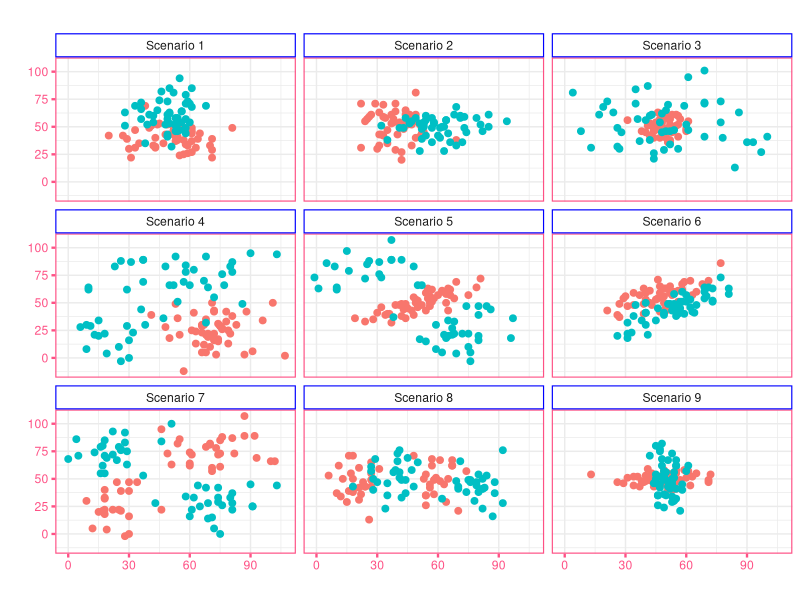
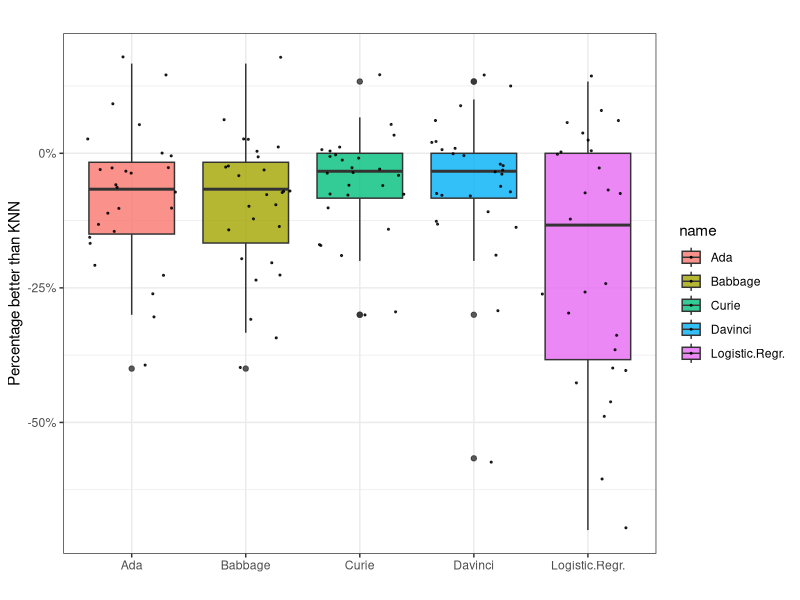
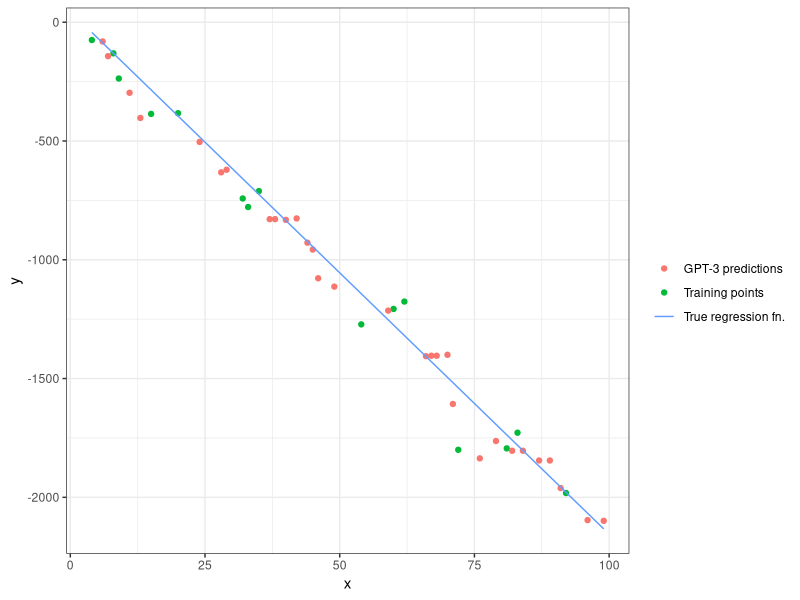
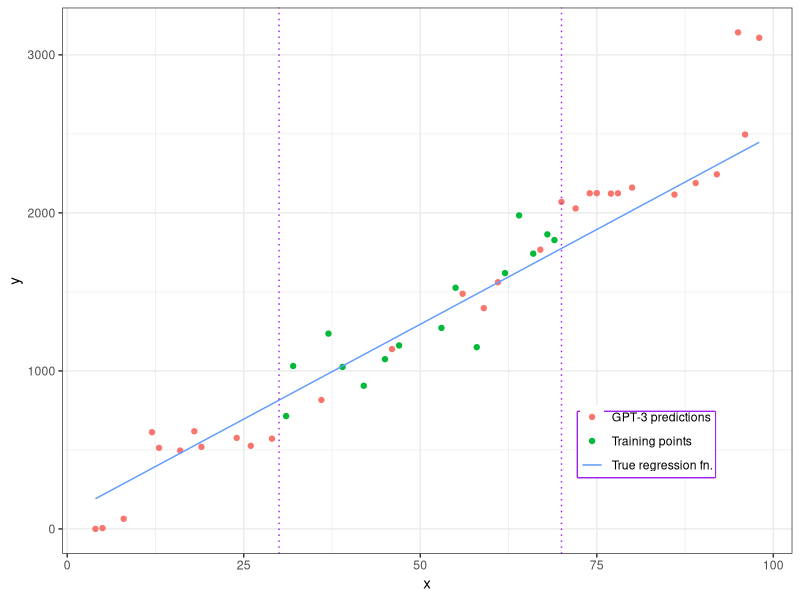
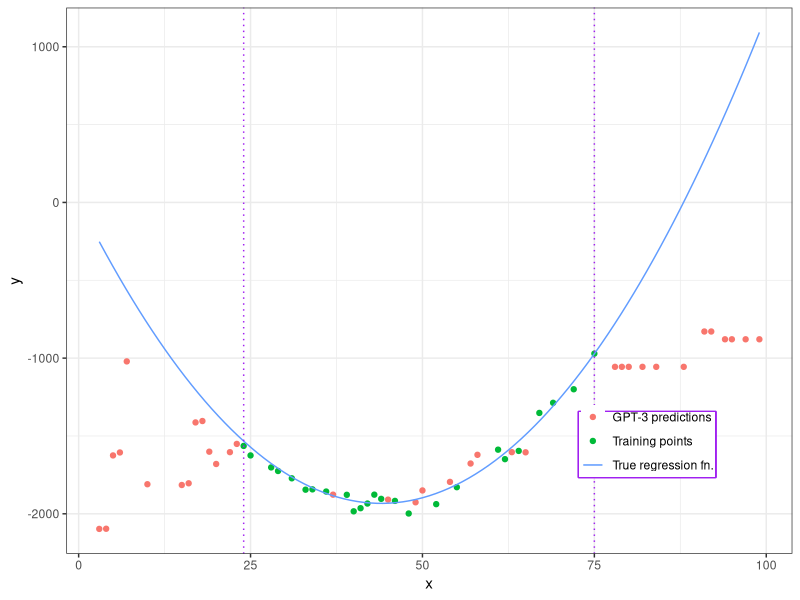
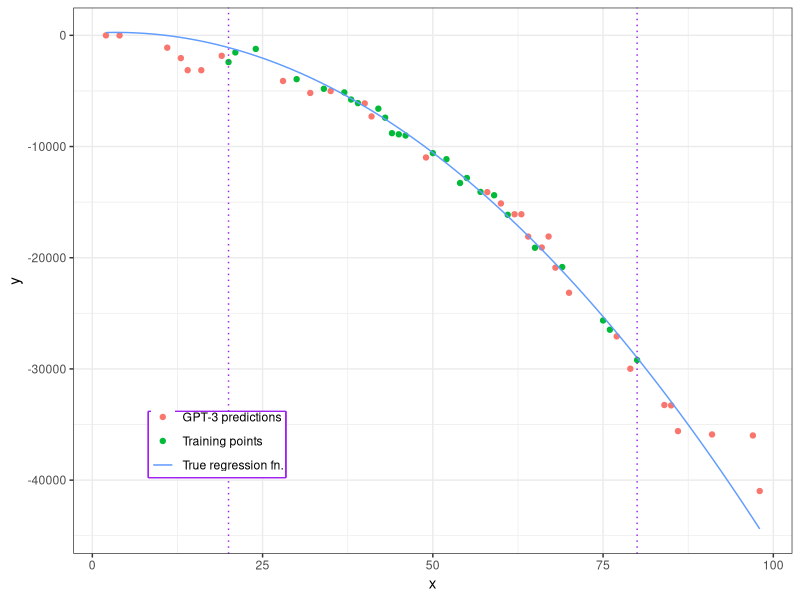

These figures' R source, in order:
library("tidyverse")
library("lubridate")
library("tidytext")
library("scales")
library("ggridges")
library("ggrepel")
library("ggthemes")
theme_set(theme_bw())

dat <- read.csv("distribution_samples.csv",
                header= TRUE,
                stringsAsFactors = FALSE,
                sep = ",")

dat$clas <- as.character(dat$clas)
ggplot(dat, aes(x=x, y=y, color=clas)) +
  geom_point(size=2) +
  facet_wrap(~ type, ncol=3) +
  scale_color_discrete(name="Class") +
  labs(title="", x="", y="") +
  theme(legend.position = "none",
        panel.border = element_rect(colour="#fe5185", size=0.8),
          strip.background = element_rect(colour="blue",
                                          fill="white", size=0.8),
        axis.text.x=element_text(colour="#fe5185"),
        axis.text.y=element_text(colour="#fe5185"),
        axis.ticks = element_line(colour = '#fe5185', size = 0.8, linetype = 'dashed')
        )

dat2 <- read.csv('differences.csv',
                 header=TRUE,
                 sep=",")
dat2 %>% pivot_longer(-X) %>%
  ggplot(aes(x=name,y=value,fill=name))+
  labs(title="", x="", y="Percentage better than KNN") +
  geom_boxplot(alpha=0.8)+ 
  geom_jitter(color="black", size=0.4, alpha=0.8)+
scale_y_continuous(labels = scales::percent)

reg1 <- read.csv('linear_model_1_input_15.csv',
                 header=TRUE,
                 sep=",")

ggplot(reg1, aes(x=x, y=y, color=from)) +
  geom_point(size=1.5) +
  geom_function(aes(colour="True regression fn."),
                fun = ~ -22*.x + 45) +
  scale_color_hue(name = "",
                  labels = c("GPT-3 predictions",
                             "Training points",
                             "True regression fn."))

reg2 <- read.csv('linear_model_2_input_15.csv',
                 header=TRUE,
                 sep=",")

ggplot(reg2, aes(x=x, y=y, color=from)) +
  geom_point(size=1.5) +
  geom_function(aes(colour="True regression fn."),
                fun = ~ 24*.x + 95) +
  scale_color_hue(labels = c("GPT-3 predictions",
                             "Training points",
                             "True regression fn.")) +
  geom_vline(xintercept=30, linetype='dotted', col = 'purple', label="Training bound") +
  geom_vline(xintercept=70, linetype='dotted', col = 'purple') +
  theme(legend.position=c(0.8, 0.2),
        legend.title=element_blank(),
        legend.box.background = element_rect(colour = "purple", size=1),
        legend.margin=margin(t=-0.18,l=0.05,b=0.0,r=0.05, unit='cm'))


reg3 <- read.csv('quadratic_model_2_input_25_smaller_variance.csv',
                 header=TRUE,
                 sep=",")

ggplot(reg3, aes(x=x, y=y, color=from)) +
  geom_point(size=1.5) +
  geom_function(aes(colour="True regression fn."),
                fun = ~ (.x**2) - 88*.x + 3) +
  scale_color_hue(labels = c("GPT-3 predictions",
                             "Training points",
                             "True regression fn.")) +
  geom_vline(xintercept=24, linetype='dotted', col = 'purple', label="Training bound") +
  geom_vline(xintercept=75, linetype='dotted', col = 'purple') +
  theme(legend.position=c(0.8, 0.2),
        legend.title=element_blank(),
        legend.box.background = element_rect(colour = "purple", size=1),
        legend.margin=margin(t=-0.18,l=0.05,b=0.0,r=0.05, unit='cm'))

reg4 <- read.csv('quadratic_model_1_input_25.csv',
                 header=TRUE,
                 sep=",")


ggplot(reg4, aes(x=x, y=y, color=from)) +
  geom_point(size=1.5) +
  geom_function(aes(colour="True regression fn."),
                fun = ~ (-5)*(.x**2) + 35*.x + 201) +
  scale_color_hue(labels = c("GPT-3 predictions",
                             "Training points",
                             "True regression fn.")) +
  geom_vline(xintercept=20, linetype='dotted', col = 'purple', label="Training bound") +
  geom_vline(xintercept=80, linetype='dotted', col = 'purple') +
  theme(legend.position=c(0.2, 0.2),
        legend.title=element_blank(),
        legend.box.background = element_rect(colour = "purple", size=1),
        legend.margin=margin(t=-0.18,l=0.05,b=0.0,r=0.05, unit='cm'))
